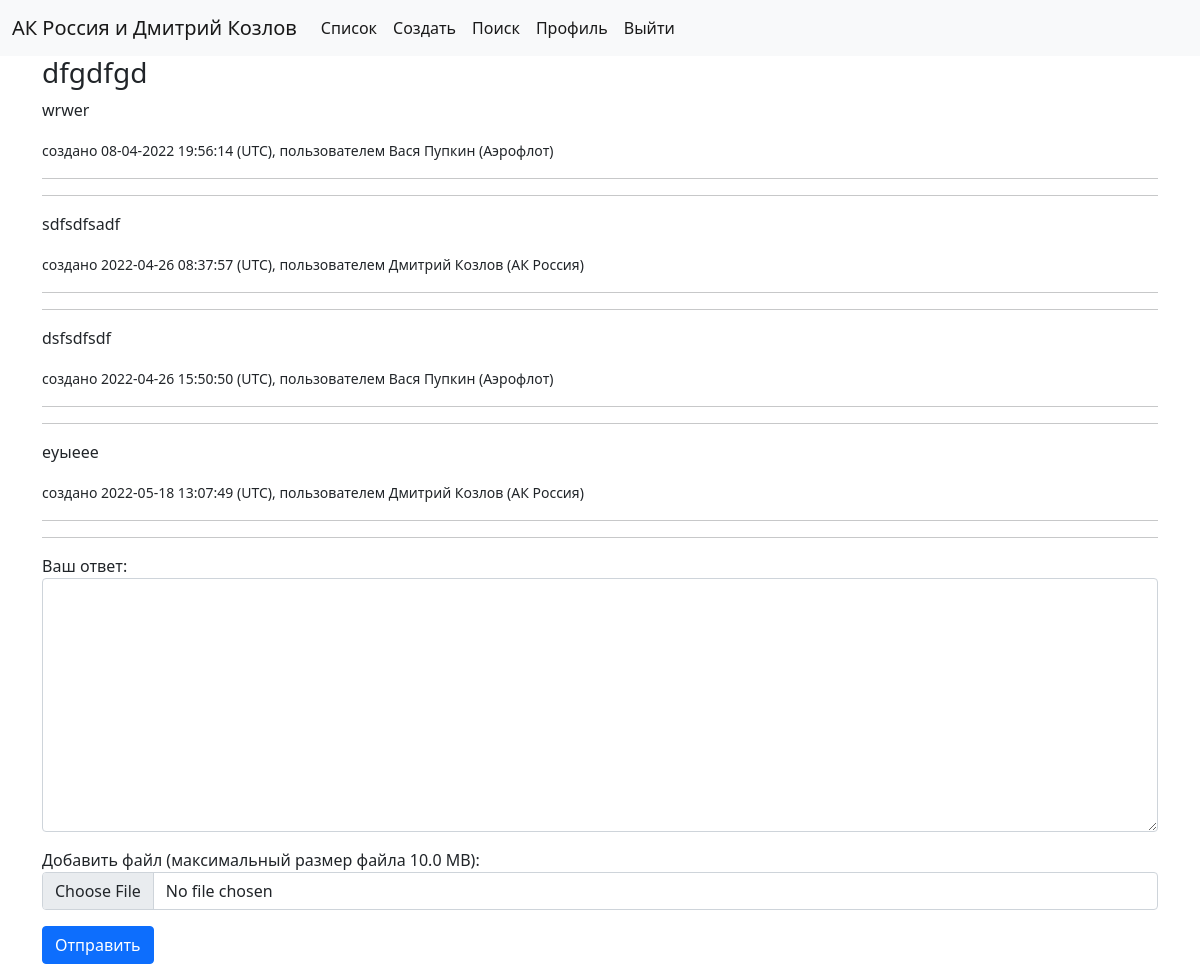
Screenshot of /9/ (signed in) with the database file from the repository.
### account/models.py (models this page shows, shortened)
class Profile(models.Model):
    user = models.OneToOneField(User, on_delete=models.CASCADE, related_name='profile')
    airline = models.ForeignKey(Airline, on_delete=models.CASCADE, null=True)

class Airline(models.Model):
    airline = models.CharField(max_length=255)
    def __str__(self):
        return self.airline

### cases/models.py (models this page shows, shortened)
class Case(models.Model):
    title = models.CharField(max_length=255)
    description = models.TextField()
    emails_list = models.ManyToManyField(User, blank=True, related_name='cases')
    module = models.ForeignKey(AMOSModule, on_delete=models.CASCADE)
    docfile = models.FileField(upload_to=case_directory_path, blank=True, null=True)
    author = models.ForeignKey(User, on_delete=models.SET_NULL, blank=True, null=True)
    created = models.DateTimeField(auto_now_add=True)
    active = models.BooleanField(default=True)
    def timestamp(self):
        return self.created.strftime("%d-%m-%Y %H:%M:%S")

class Comment(models.Model):
    body = models.TextField()
    author = models.ForeignKey(User, on_delete=models.SET_NULL, blank=True, null=True)
    case = models.ForeignKey(Case, on_delete=models.CASCADE, related_name='comments')
    docfile = models.FileField(upload_to=case_directory_path, blank=True, null=True)
    created = models.DateTimeField(auto_now_add=True)
    def timestamp(self):
        return self.created.strftime("%Y-%m-%d %H:%M:%S")

### cases/views.py (the view, shortened to what this page needs)
# urls.py: path('<int:pk>/', CaseDetailView.as_view(), name='detail'),
class CaseDetailView(LoginRequiredMixin, View):
    template_name = 'cases/detail.html'
    def get(self, request, pk):
        case = get_object_or_404(Case.objects.select_related('module', 'author', 'author__profile', 'author__profile__airline'), pk=pk)
        comments = case.comments.select_related('author', 'author__profile', 'author__profile__airline').all()
        context = {
            'item': case,
            'comments': comments
        }
        if case.active:
            form = CommentForm()
            context['form'] = form
        return render(request, template_name=self.template_name, context=context)

### cases/forms.py (shortened to what this page needs)
class CommentForm(forms.ModelForm):
    class Meta:
        model = Comment
        fields = ['body', 'docfile']
        widgets = {
            'body': forms.Textarea(attrs={'class': 'form-control'}),
            'docfile': forms.FileInput(attrs={'class': 'form-control'}),
        }
        labels = {
            'body': 'Ваш ответ',
            'docfile': f'Добавить файл (максимальный размер файла {filesizeformat(settings.MAX_UPLOAD_SIZE)})',
        }

### cases/templates/cases/detail.html (shortened to what this page needs)
{% extends "cases/base.html" %}
{% block content %}
<h3>{{ item.title }}{% if not item.active %} (Заявка закрыта){% endif %}</h3>
{% include 'cases/snippets/post.html' with item=item %}
{% for comment in comments.all %}
    {% include 'cases/snippets/post.html' with item=comment %}
{% endfor %}
<form method="post" enctype="multipart/form-data">
    {{ form.as_p }}
    {% if item.active %}
        <button type="submit" class="btn btn-primary">Отправить</button>
    {% endif %}
</form>
{% endblock %}

### cases/templates/cases/base.html (shortened to what this page needs)
<!doctype html>
<html lang="en">
  <head>
    {% load static %}
    <link rel="stylesheet" href="{% static '/css/bootstrap.min.css' %}">
  </head>
  <body>
  <nav class="navbar navbar-expand-lg navbar-light bg-light">
  <div class="container-fluid">
    <a class="navbar-brand" href="#">{% if request.user.is_authenticated %}{{request.user.profile.airline }} и {{request.user.first_name}} {{request.user.last_name}}{% else %}АК Россия{% endif %}</a>
    <div class="collapse navbar-collapse" id="navbarSupportedContent">
      <ul class="navbar-nav me-auto mb-2 mb-lg-0">
        {% if request.user.is_authenticated %}
        <li class="nav-item">
          <a class="nav-link active" aria-current="page" href="{% url 'cases:list' %}">Список</a>
        </li>
        <li class="nav-item">
          <a class="nav-link active" aria-current="page" href="{% url 'cases:create' %}">Создать</a>
        </li>
        <li class="nav-item">
          <a class="nav-link active" aria-current="page" href="{% url 'cases:search' %}">Поиск</a>
        </li>
        <li class="nav-item">
          <a class="nav-link active" aria-current="page" href="{% url 'account:edit' %}">Профиль</a>
        </li>
        <li class="nav-item">
          <a class="nav-link active" aria-current="page" href="{% url 'account:logout' %}">Выйти</a>
        </li>
        {% else %}
        <li class="nav-item">
          <a class="nav-link active" aria-current="page" href="{% url 'account:login' %}">Логин</a>
        </li>
        {% endif %}
      </ul>
    </div>
  </div>
</nav>
<div class="container">
  {% block content %}{% endblock %}
</div>
  </body>
</html>

### cases/templates/cases/snippets/post.html (shortened to what this page needs)
<p>{% if item.description %}{{item.description }}{% else %}{{item.body}}{% endif %}</p>
<small>создано {{ item.timestamp }} (UTC), пользователем {{ item.author.first_name }} {{ item.author.last_name }} ({{ item.author.profile.airline }})</small>
<hr>
<hr>

### rows the page displays
Case: title "dfgdfgd", description "wrwer", timestamp "08-04-2022 19:56:14", author.first_name "Вася", author.last_name "Пупкин", author.profile.airline "Аэрофлот"
Comment: body "sdfsdfsadf", timestamp "2022-04-26 08:37:57", author.first_name "Дмитрий", author.last_name "Козлов", author.profile.airline "АК Россия"
Comment: body "dsfsdfsdf", timestamp "2022-04-26 15:50:50", author.first_name "Вася", author.last_name "Пупкин", author.profile.airline "Аэрофлот"
Comment: body "еуыеее", timestamp "2022-05-18 13:07:49", author.first_name "Дмитрий", author.last_name "Козлов", author.profile.airline "АК Россия"

### other values shown
{{ request.user.profile.airline }} "АК Россия"
{{ request.user.first_name }} "Дмитрий"
{{ request.user.last_name }} "Козлов"
